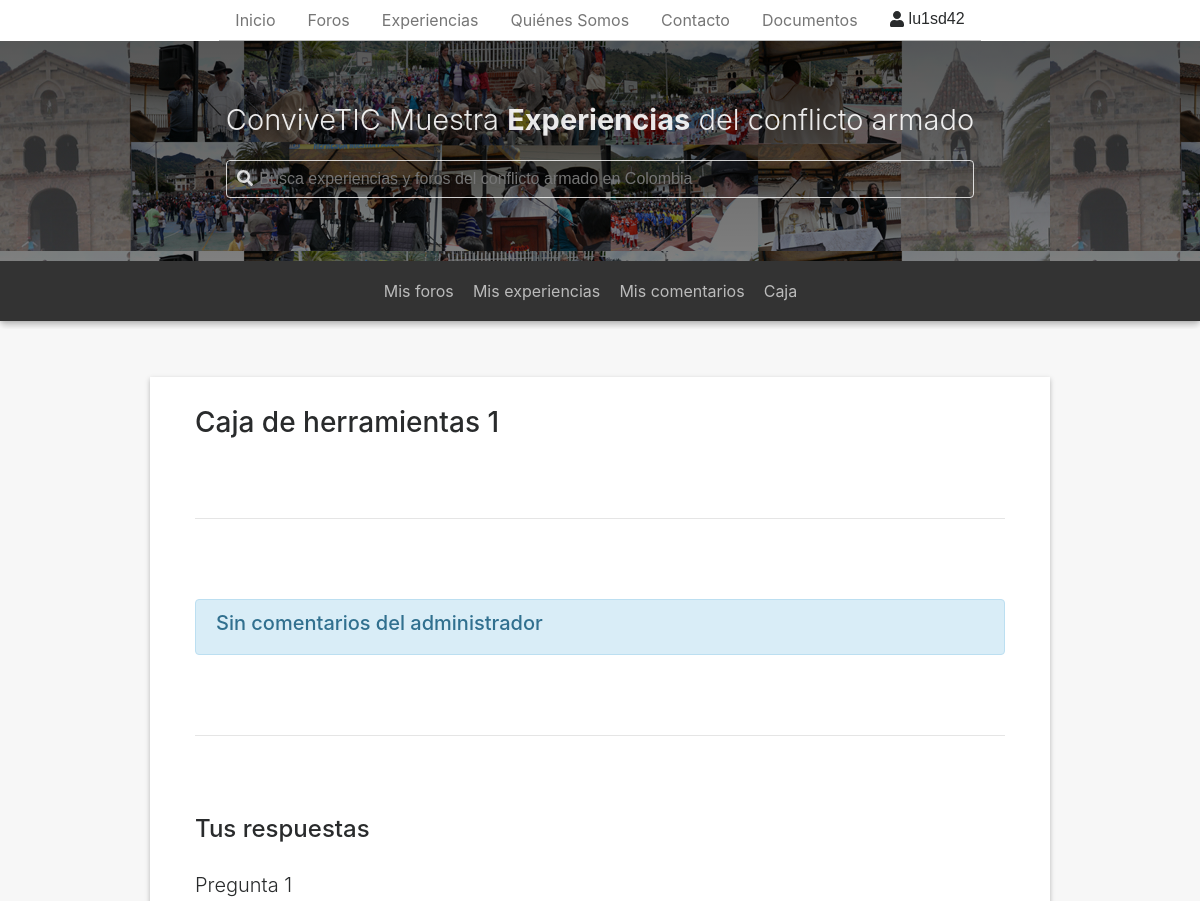
/guides/view_comment/1 (signed in, upper part), run on an earlier commit of the app's database.
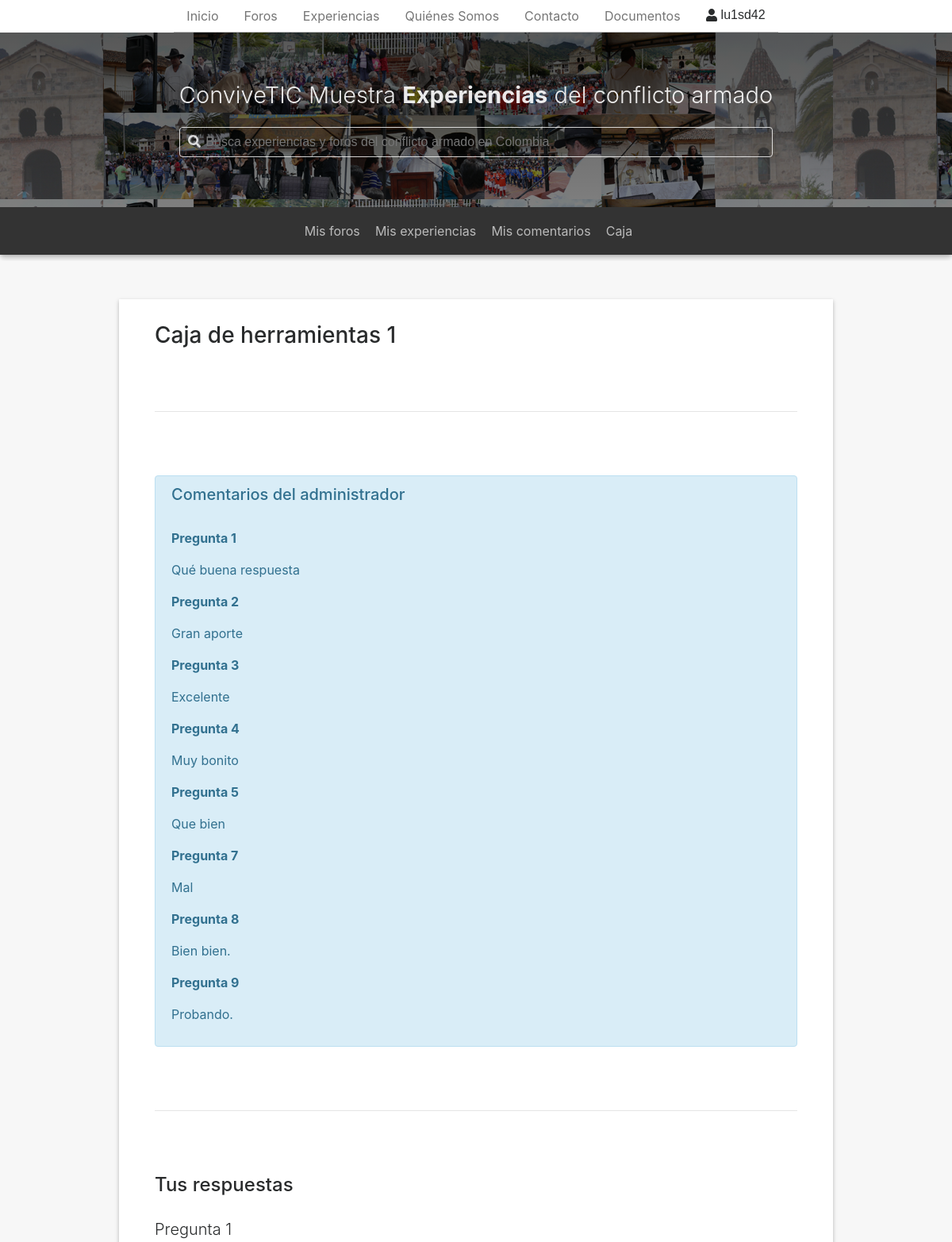
And on a later commit of the database.
### app/models.py (models this page shows)
class Question(models.Model):
	q_type = models.CharField(
		max_length = 20,
		choices = TEMPLATE_CHOICES,
		default = 'TEMP_TEST'
	)
	content = models.CharField(
		max_length = 1500,
		default = ''
	)
	content_templ = models.CharField(
		max_length = 1500,
		default = '',
		null=True,
		blank=True
	)
	img = models.CharField(
		max_length = 100,
		default = '',
		null = True,
		blank = True
	)
	title = models.CharField(
		max_length = 100,
		default = '',
		null = True,
		blank = True
	)
	is_html_content = models.BooleanField(
		default = False,
		choices = YES_NO_CHOICES
	)
	correct_answer = models.PositiveIntegerField(
		default = 0,
		null = True,
		blank = True
	)
	required = models.BooleanField(
		default=False,
		choices=YES_NO_CHOICES
	)
	answers_av = models.CharField(
		max_length = 100,
		default = '' ,
		null=True,
		blank=True
	)
	order = models.PositiveIntegerField(
		default = 0
	)
	toolbox = models.ForeignKey(
		Toolbox,
		on_delete=models.CASCADE,
		default=1
	)
	fill_answer = models.CharField(
		max_length = 700,
		default = '',
		null = True,
		blank = True
	)

class ToolboxUser(models.Model):
	toolbox = models.ForeignKey(
		Toolbox,
		on_delete = models.CASCADE
	)
	user = models.ForeignKey(
		User,
		on_delete=models.SET_NULL,
		null=True
	)
	comment = models.CharField(
		max_length = 500,
		blank=True,
		default=''
	)

### app/views.py (the view)
# urls.py: path('guides/view_comment/<str:tb_id>', ViewToolboxCommentView.as_view(), name="view_toolbox_comment"),
class ViewToolboxCommentView(LoginRequiredMixin, TemplateView):
	template_name = "app/view_toolbox_comment.html"
	def get_context_data(self, **kwargs):
		context = super().get_context_data(**kwargs)
		context['option_letters'] = { 0: 'A', 1: 'B', 2: 'C', 3: 'D' }
		user = self.request.user
		tb_id = kwargs['tb_id']
		toolbox = Toolbox.objects.get(id=tb_id)
		context['toolbox'] = toolbox
		context['user'] = user
		questions = toolbox.question_set.exclude(q_type__exact='TEMP_INTRO').exclude(q_type__exact='TEMP_TEXT').order_by('order')
		context['questions'] = questions
		answers = user.answer_set.filter(question__in=questions).order_by('question__order')
		context['answers'] = answers
		tbUsr = ToolboxUser.objects.get(toolbox = toolbox, user = user)
		context['comment'] = tbUsr.comment
		return context

### app/templatetags/auth_extras.py (called while the page is built)
@register.filter(name='has_group')
def has_group(user, group_name):
    try:
        group =  Group.objects.get(name=group_name)
    except Group.DoesNotExist:
        return False
    return group in user.groups.all()

### app/templatetags/map_item.py (called while the page is built)
@register.filter
def get_item(dictionary, key):
    return dictionary.get(key)

@register.filter
def get_list_item(dictionary, key):
    return dictionary[key]

### app/templates/app/view_toolbox_comment.html (shortened to what this page needs)
{% extends 'app/base.html' %}
{% load static %}
{% block content %}
<div class="comment-tb-container">
	<div class="comment-tb-content">
		<h3 class="tb-title">Caja de herramientas 1</h3>
		<hr>
		<div class="tb-comment">
			<div class="alert alert-info">
				{% if comment %}
					<h5>Comentarios del administrador</h5>
					<br>
					{{ comment|safe }}
				{% else %}
					<h5>Sin comentarios del administrador</h5>
				{% endif %}
			</div>
		</div>
		<hr>
		<h4 class="tb-user">Tus respuestas</h4>
		<br>
		{% for question in questions %}
			{% with answer=answers|get_list_item:forloop.counter %}
				{% if question.q_type == 'TEMP_TEST' %}
					<div class="tb-question-text">
						<h5 class="question-title">Pregunta {{ forloop.counter }}</h5>
					</div>
				{% endif %}
			{% endwith %}
		{% endfor %}
	</div>
</div>
{% endblock %}

### app/templates/app/base.html (shortened to what this page needs)
{% load static %}
{% load auth_extras %}
<!DOCTYPE html>
<html lang="es" >
<head>
	<link rel="stylesheet" type="text/css" href="{% static 'app/libs/tether/dist/css/tether.min.css' %}">
	<link rel="stylesheet" type="text/css" href="{% static 'app/libs/bootstrap/dist/css/bootstrap.min.css' %}">
	<link rel="stylesheet" type="text/css" href="{% static 'app/libs/toastr/toastr.min.css' %}">
	<link rel="stylesheet" type="text/css" href="{% static 'app/style.css' %}" />
	<link rel="stylesheet" type="text/css" href="https://cdnjs.cloudflare.com/ajax/libs/imagehover.css/1.0/css/imagehover.min.css">
</head>
<body ng-app='conviveticApp' ng-cloak>
	<header ng-controller="homeController as hCtrl">
		<div class="nav-c">
			<nav class="nav">
			  <a class="nav-link active" href="{% url 'index' %}">Inicio</a>
			  <a class="nav-link" href="{% url 'forums' %}">Foros</a>
			  <a class="nav-link" href="{% url 'experiences' %}">Experiencias</a>
			  <a class="nav-link" href="{% url 'about-us' %}">Quiénes Somos</a>
			  <a class="nav-link" href="{% url 'contact-us' %}">Contacto</a>
			  <a class="nav-link" href="{% url 'document' %}">Documentos</a>
		  		{% if request.user.is_authenticated %}
				<div class="dropdown">
				  <button class="btn btn-secondary dropdown-toggle" type="button" id="dropdownMenuButton" data-toggle="dropdown" aria-haspopup="true" aria-expanded="false">
				  	<div class="profile-usr-c">
				    	<i class="fa fa-user" aria-hidden="true"></i>
						{{ request.user.username }}
				  	</div>
				  </button>
				</div>
			  	{% else %}
		  			<a class="login-link" href="{% url 'login' %}">Iniciar Sesión</a>
			  	{% endif %}
			</nav>
		</div>
		<div class="subheader">
			<div class="subheader-c">
				<div class="sub-content">
					<h4>ConviveTIC Muestra <span class=>Experiencias</span> del conflicto armado</h4>
					<div class="search-box rounded">
						<form action="{% url 'search' %}">
							<i class="fas fa-search"></i>
							<input class="input-box" name="q" type="text" placeholder="Busca experiencias y foros del conflicto armado en Colombia">
						</form>
					</div>
				</div>
			</div>
		</div>
		{% if request.user.is_authenticated %}
			<div class="secondary-nav">
			<div class="sec-nav-c">
				<ul>
					<li class="medium-li"><a href="{% url 'my-forums' %}">Mis foros</a></li>
					<li class="large-li"><a href="{% url 'my-experiences' %}">Mis experiencias</a></li>
					<li class="large-li"><a href="{% url 'my-comments' %}">Mis comentarios</a></li>
					{% if request.user|has_group:"Estudiante" %}
						<li><a href="{% url 'box' %}">Caja</a></li>
					{% endif %}
				</ul>
			</div>
		</div>
		{% endif %}
	</header>
	{% block content %} {% endblock %}
</body>
</html>

What changed in the data, as far as the page shows it:
now on this page (row edited): ToolboxUser: comment "Pregunta 1 Qué buena respuesta Pregunta 2 Gran aporte Pregunta 3 Excelente Pregunta 4 Muy bonito Pregunta 5 Que bien Pregunta 7 Mal Pregunta 8 Bien bien. Pregunta 9 Probando."
Also different on the page:
text no longer shown: "Sin comentarios del administrador"
text now shown: "Comentarios del administrador"
